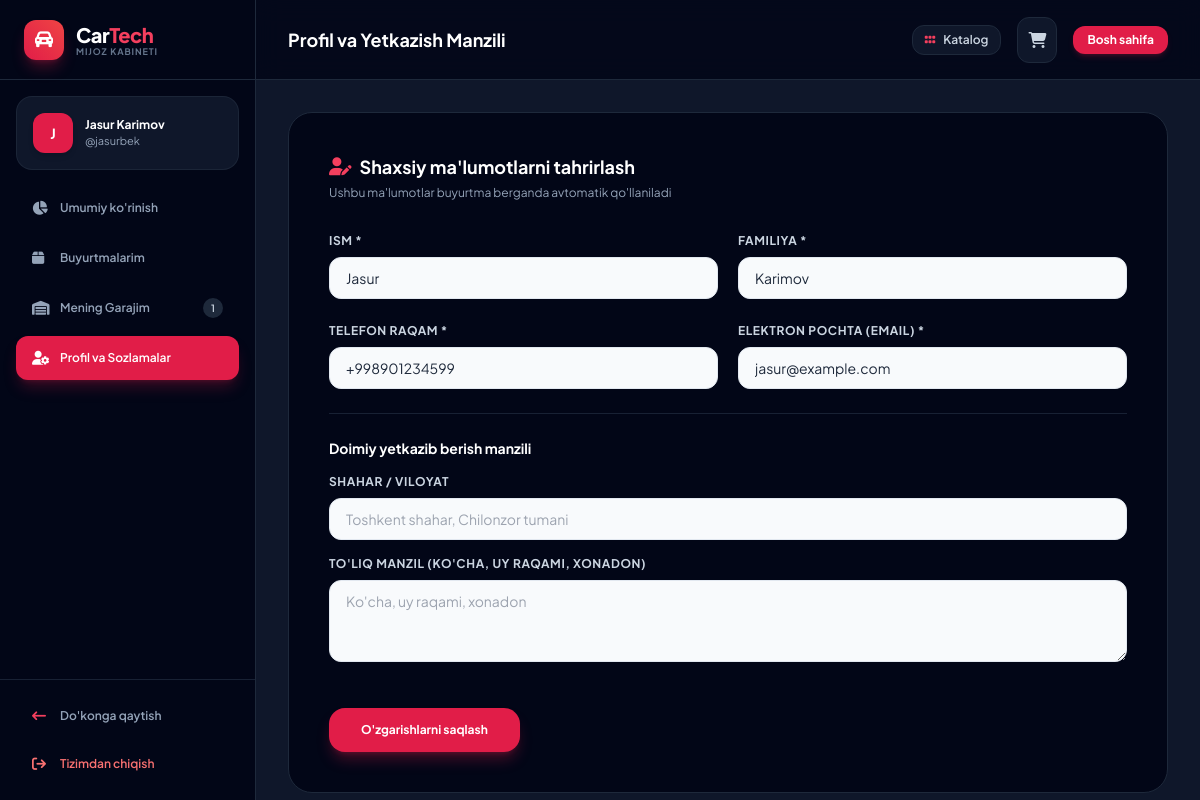
The app's page /accounts/profile/ (signed in) with its own data.
### apps/accounts/models.py (models this page shows, shortened)
class CustomUser(AbstractUser):
    phone_number = models.CharField(max_length=20, unique=True, blank=True, null=True, verbose_name="Telefon raqami")
    email = models.EmailField(unique=True, verbose_name="Elektron pochta")
    class Meta:
        verbose_name = "Foydalanuvchi"
        verbose_name_plural = "Foydalanuvchilar"

class Profile(models.Model):
    user = models.OneToOneField(CustomUser, on_delete=models.CASCADE, related_name="profile", verbose_name="Foydalanuvchi")
    shipping_address = models.TextField(blank=True, null=True, verbose_name="Yetkazib berish manzili")
    city = models.CharField(max_length=100, blank=True, null=True, verbose_name="Shahar / Tuman")
    class Meta:
        verbose_name = "Profil"
        verbose_name_plural = "Profillar"

### apps/accounts/views.py (the view)
# urls.py: path('profile/', views.dashboard_profile_view, name='profile'),
@login_required
def dashboard_profile_view(request):
    profile, created = Profile.objects.get_or_create(user=request.user)
    if request.method == 'POST':
        form = ProfileUpdateForm(request.POST, instance=profile)
        if form.is_valid():
            profile = form.save()
            request.user.first_name = form.cleaned_data['first_name']
            request.user.last_name = form.cleaned_data['last_name']
            request.user.email = form.cleaned_data['email']
            request.user.phone_number = form.cleaned_data['phone_number']
            request.user.save()
            messages.success(request, "Profilingiz muvaffaqiyatli yangilandi.")
            return redirect('dashboard_profile')
    else:
        initial_data = {
            'first_name': request.user.first_name,
            'last_name': request.user.last_name,
            'email': request.user.email,
            'phone_number': request.user.phone_number,
        }
        form = ProfileUpdateForm(instance=profile, initial=initial_data)
    context = {
        'active_tab': 'profile',
        'form': form,
        'profile': profile,
    }
    return render(request, 'accounts/dashboard/profile.html', context)

### apps/orders/cart.py (called while the page is built)
    def __len__(self):
        return sum(item['quantity'] for item in self.cart.values())

### apps/orders/context_processors.py (called while the page is built)
def cart_processor(request):
    return {
        'cart': Cart(request),
        'cart_count': len(Cart(request)),
    }

### apps/product/context_processors.py (called while the page is built)
def product_categories_processor(request):
    categories = Category.objects.all()[:8]
    brands = CarBrand.objects.all()
    return {
        'nav_categories': categories,
        'nav_brands': brands,
    }

### templates/accounts/dashboard/profile.html (shortened to what this page needs)
{% extends 'accounts/dashboard/base_dashboard.html' %}
{% block header_title %}Profil va Yetkazish Manzili{% endblock %}
{% block dashboard_content %}
<div class="max-w-4xl mx-auto space-y-6">
    <div class="bg-slate-950 rounded-3xl border border-slate-800 p-6 sm:p-10 space-y-8">
        <div>
            <h3 class="font-bold text-white text-lg flex items-center gap-2">
                <i class="fa-solid fa-user-pen text-rose-500"></i> Shaxsiy ma'lumotlarni tahrirlash
            </h3>
            <p class="text-xs text-slate-400 mt-1">Ushbu ma'lumotlar buyurtma berganda avtomatik qo'llaniladi</p>
        </div>
        <form action="{% url 'dashboard_profile' %}" method="POST" class="space-y-6">
            <div class="grid grid-cols-1 sm:grid-cols-2 gap-5">
                <div>
                    <label class="block text-xs font-bold text-slate-300 uppercase tracking-wider mb-2">Ism *</label>
                    {{ form.first_name }}
                </div>
                <div>
                    <label class="block text-xs font-bold text-slate-300 uppercase tracking-wider mb-2">Familiya *</label>
                    {{ form.last_name }}
                </div>
            </div>
            <div class="grid grid-cols-1 sm:grid-cols-2 gap-5">
                <div>
                    <label class="block text-xs font-bold text-slate-300 uppercase tracking-wider mb-2">Telefon raqam *</label>
                    {{ form.phone_number }}
                </div>
                <div>
                    <label class="block text-xs font-bold text-slate-300 uppercase tracking-wider mb-2">Elektron pochta (Email) *</label>
                    {{ form.email }}
                </div>
            </div>
            <div class="pt-6 border-t border-slate-800/80 space-y-4">
                <h4 class="font-bold text-sm text-white">Doimiy yetkazib berish manzili</h4>
                <div>
                    <label class="block text-xs font-bold text-slate-300 uppercase tracking-wider mb-2">Shahar / Viloyat</label>
                    {{ form.city }}
                </div>
                <div>
                    <label class="block text-xs font-bold text-slate-300 uppercase tracking-wider mb-2">To'liq manzil (ko'cha, uy raqami, xonadon)</label>
                    {{ form.shipping_address }}
                </div>
            </div>
            <div class="pt-4">
                <button type="submit" class="py-3.5 px-8 rounded-2xl bg-rose-600 hover:bg-rose-700 text-white font-bold text-xs shadow-lg shadow-rose-600/30 transition duration-200">
                    O'zgarishlarni saqlash
                </button>
            </div>
        </form>
    </div>
</div>
{% endblock %}

### templates/accounts/dashboard/base_dashboard.html (shortened to what this page needs)
<!DOCTYPE html>
<html lang="uz" class="h-full bg-slate-900">
<head>
    <link rel="stylesheet" href="https://cdnjs.cloudflare.com/ajax/libs/font-awesome/6.5.1/css/all.min.css">
    <script src="https://cdn.tailwindcss.com"></script>
</head>
<body class="h-full flex overflow-hidden bg-slate-900 text-slate-100">
    <aside class="w-64 bg-slate-950 border-r border-slate-800 flex flex-col justify-between shrink-0 hidden md:flex">
        <div>
            <div class="h-20 flex items-center px-6 border-b border-slate-800">
                <a href="{% url 'home' %}" class="flex items-center gap-3 group">
                    <div class="w-10 h-10 rounded-xl bg-gradient-to-tr from-rose-600 to-red-500 flex items-center justify-center text-white shadow-lg shadow-rose-600/30">
                        <i class="fa-solid fa-car-rear text-lg"></i>
                    </div>
                    <div>
                        <span class="text-xl font-extrabold text-white tracking-tight">Car<span class="text-rose-500">Tech</span></span>
                        <p class="text-[9px] font-bold text-slate-500 uppercase tracking-widest -mt-1">Mijoz Kabineti</p>
                    </div>
                </a>
            </div>
            <div class="p-4 mx-4 my-4 rounded-2xl bg-slate-900 border border-slate-800/80 flex items-center gap-3">
                <div class="w-10 h-10 rounded-xl bg-rose-600 text-white font-bold flex items-center justify-center text-sm shadow-md">
                    {{ user.first_name|default:user.username|slice:":1"|upper }}
                </div>
                <div class="min-w-0 flex-1">
                    <h4 class="text-xs font-bold text-white truncate">{{ user.first_name }} {{ user.last_name }}</h4>
                    <p class="text-[11px] text-slate-400 truncate">@{{ user.username }}</p>
                </div>
            </div>
            <nav class="px-4 space-y-1.5 text-xs font-semibold">
                <a href="{% url 'dashboard' %}" class="flex items-center gap-3 px-4 py-3 rounded-xl transition {% if active_tab == 'overview' %} bg-rose-600 text-white shadow-lg shadow-rose-600/25 {% else %} text-slate-400 hover:text-white hover:bg-slate-900 {% endif %}">
                    <i class="fa-solid fa-chart-pie w-4 text-sm"></i>
                    <span>Umumiy ko'rinish</span>
                </a>
                <a href="{% url 'dashboard_orders' %}" class="flex items-center gap-3 px-4 py-3 rounded-xl transition {% if active_tab == 'orders' %} bg-rose-600 text-white shadow-lg shadow-rose-600/25 {% else %} text-slate-400 hover:text-white hover:bg-slate-900 {% endif %}">
                    <i class="fa-solid fa-box w-4 text-sm"></i>
                    <span>Buyurtmalarim</span>
                </a>
                <a href="{% url 'dashboard_garage' %}" class="flex items-center gap-3 px-4 py-3 rounded-xl transition {% if active_tab == 'garage' %} bg-rose-600 text-white shadow-lg shadow-rose-600/25 {% else %} text-slate-400 hover:text-white hover:bg-slate-900 {% endif %}">
                    <i class="fa-solid fa-warehouse w-4 text-sm"></i>
                    <span>Mening Garajim</span>
                    {% if user.cars.count > 0 %}
                        <span class="ml-auto bg-slate-800 text-slate-300 text-[10px] px-2 py-0.5 rounded-full">{{ user.cars.count }}</span>
                    {% endif %}
                </a>
                <a href="{% url 'dashboard_profile' %}" class="flex items-center gap-3 px-4 py-3 rounded-xl transition {% if active_tab == 'profile' %} bg-rose-600 text-white shadow-lg shadow-rose-600/25 {% else %} text-slate-400 hover:text-white hover:bg-slate-900 {% endif %}">
                    <i class="fa-solid fa-user-gear w-4 text-sm"></i>
                    <span>Profil va Sozlamalar</span>
                </a>
            </nav>
        </div>
        <div class="p-4 border-t border-slate-800/80 space-y-2 text-xs font-semibold">
            <a href="{% url 'home' %}" class="flex items-center gap-3 px-4 py-2.5 rounded-xl text-slate-400 hover:text-white hover:bg-slate-900 transition">
                <i class="fa-solid fa-arrow-left-long w-4 text-sm text-rose-500"></i>
                <span>Do'konga qaytish</span>
            </a>
            <a href="{% url 'logout' %}" class="flex items-center gap-3 px-4 py-2.5 rounded-xl text-red-400 hover:bg-red-500/10 transition">
                <i class="fa-solid fa-arrow-right-from-bracket w-4 text-sm"></i>
                <span>Tizimdan chiqish</span>
            </a>
        </div>
    </aside>
    <div class="flex-1 flex flex-col min-w-0 overflow-hidden bg-slate-900">
        <header class="h-20 bg-slate-950/80 backdrop-blur-md border-b border-slate-800 flex items-center justify-between px-4 sm:px-8 shrink-0 z-10">
            <div class="flex items-center gap-4">
                <h1 class="text-base sm:text-lg font-bold text-white">{% block header_title %}Boshqaruv Paneli{% endblock %}</h1>
            </div>
            <div class="flex items-center gap-3 sm:gap-4">
                <a href="{% url 'product_list' %}" class="hidden sm:flex items-center gap-2 px-3 py-1.5 rounded-xl bg-slate-900 hover:bg-slate-800 border border-slate-800 text-xs font-semibold text-slate-300 transition">
                    <i class="fa-solid fa-grip text-rose-500"></i> Katalog
                </a>
                <a href="{% url 'cart_detail' %}" class="relative p-2.5 rounded-xl bg-slate-900 hover:bg-slate-800 border border-slate-800 text-slate-300 transition">
                    <i class="fa-solid fa-cart-shopping"></i>
                </a>
                <a href="{% url 'home' %}" class="px-3.5 py-1.5 rounded-xl bg-rose-600 hover:bg-rose-700 text-white font-bold text-xs transition shadow-md shadow-rose-600/20">
                    Bosh sahifa
                </a>
            </div>
        </header>
        <main class="flex-1 overflow-y-auto p-4 sm:p-8">
            {% block dashboard_content %}{% endblock %}
        </main>
    </div>
</body>
</html>

### templates/accounts/dashboard/base_dashboard.html (style rules this page uses)
body { font-family: 'Plus Jakarta Sans', sans-serif; }

### records on screen
CustomUser: first_name "J", first_name "Jasur", last_name "Karimov", username "jasurbek", cars.count "1", phone_number "+998901234599", email "jasur@example.com"
